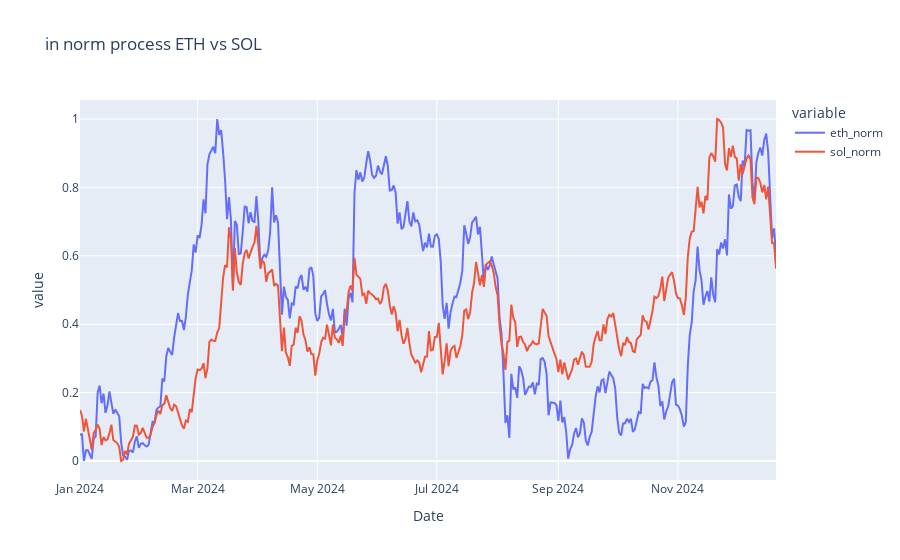

Write notebook code for a chart like this one.
### Code cell
from sklearn.preprocessing import MinMaxScaler

scaler = MinMaxScaler()

df['eth_norm'] = scaler.fit_transform(df[['ETH-USD']])
df['sol_norm'] = scaler.fit_transform(df[['SOL-USD']])

fig = px.line(df, x='Date', y=['eth_norm', 'sol_norm'], title='Norm process ETH vs SOL')
fig.show()

### Figure 1 — Plotly figure (JSON) as saved in the notebook; plotly's stock layout.template omitted (floating-point values rounded to 4 significant figures; data arrays with more than 128 entries replaced by an {"elided": "..."} marker saying what was removed)
{"data": [{"hovertemplate": "variable=eth_norm<br>Date=%{x}<br>value=%{y}<extra></extra>", "legendgroup": "eth_norm", "line": {"color": "#636efa", "dash": "solid"}, "marker": {"symbol": "circle"}, "mode": "lines", "name": "eth_norm", "orientation": "v", "showlegend": true, "type": "scatter", "x": {"elided": "356 str values"}, "xaxis": "x", "y": {"elided": "356 float values"}, "yaxis": "y"}, {"hovertemplate": "variable=sol_norm<br>Date=%{x}<br>value=%{y}<extra></extra>", "legendgroup": "sol_norm", "line": {"color": "#EF553B", "dash": "solid"}, "marker": {"symbol": "circle"}, "mode": "lines", "name": "sol_norm", "orientation": "v", "showlegend": true, "type": "scatter", "x": {"elided": "356 str values"}, "xaxis": "x", "y": {"elided": "356 float values"}, "yaxis": "y"}], "layout": {"legend": {"title": {"text": "variable"}, "tracegroupgap": 0}, "title": {"text": "in norm process ETH vs SOL"}, "xaxis": {"anchor": "y", "domain": [0, 1], "title": {"text": "Date"}}, "yaxis": {"anchor": "x", "domain": [0, 1], "title": {"text": "value"}}}}
